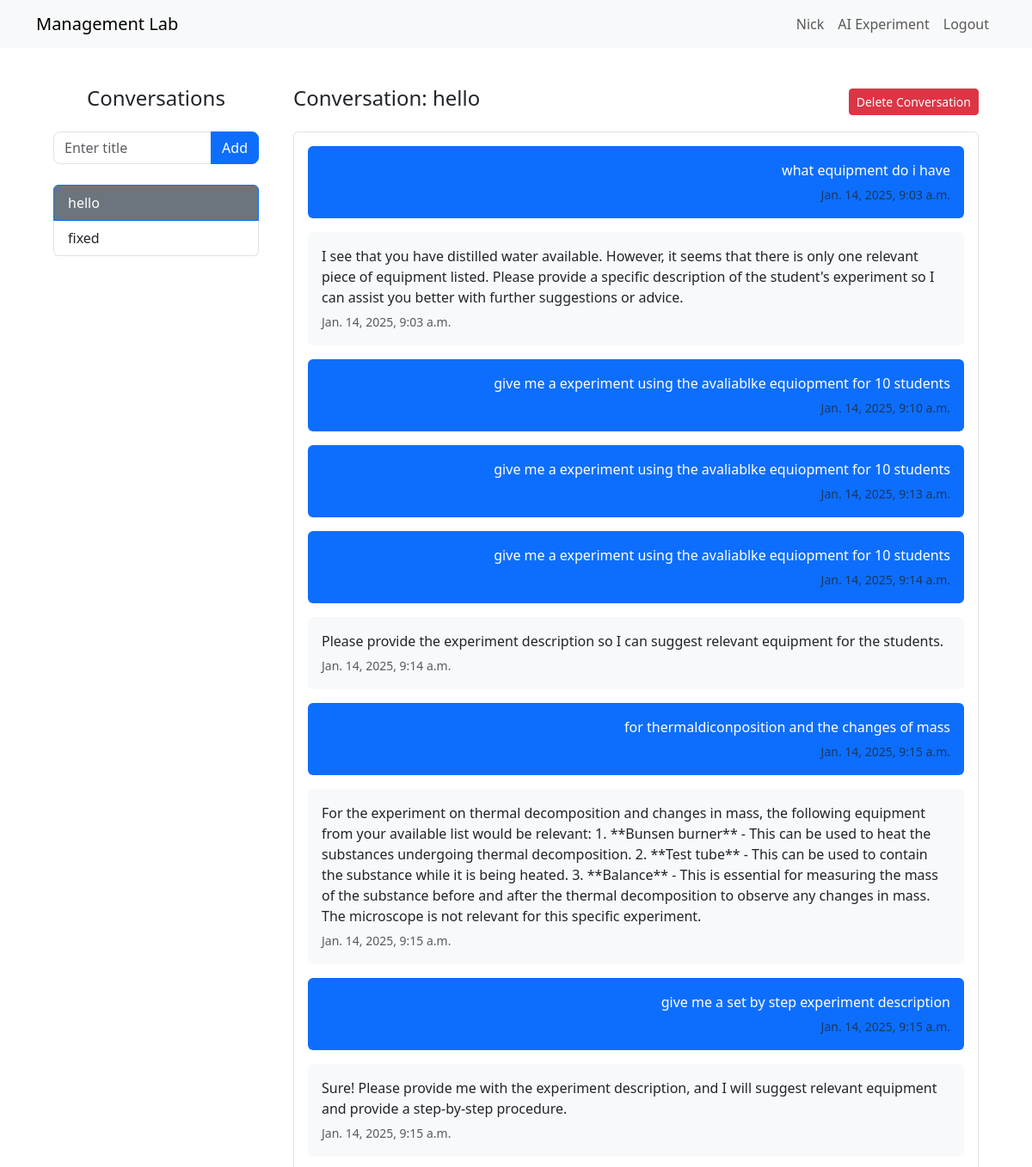
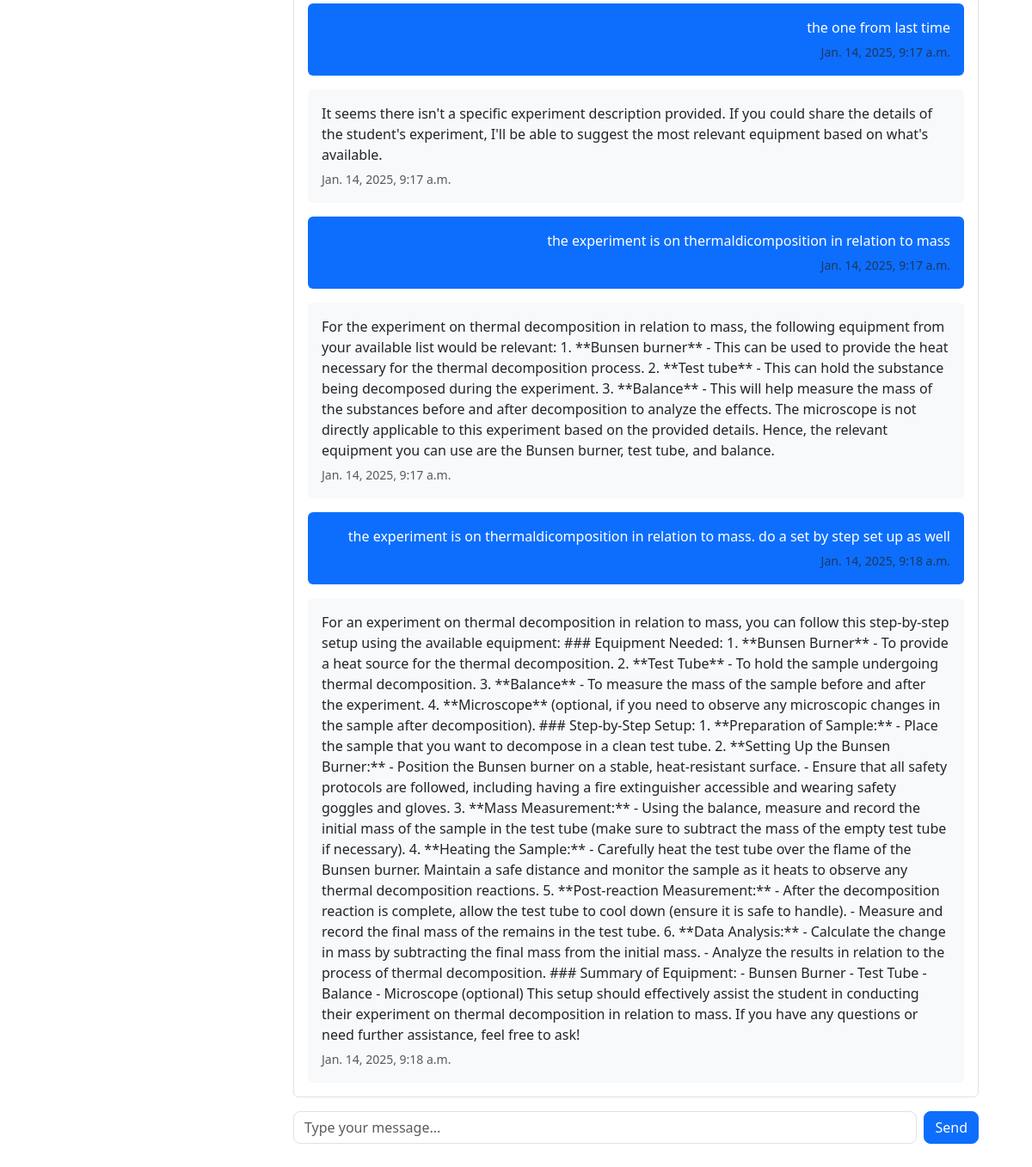
The app's page /ai-experiment/26/ (signed in) with its own data (2 pictures, top to bottom).
### lab_management/models.py (models this page shows)
class Conversation(models.Model):
    title = models.CharField(max_length=255)
    user = models.ForeignKey(User, on_delete=models.CASCADE)
    created_at = models.DateTimeField(auto_now_add=True)

class Message(models.Model):
    conversation = models.ForeignKey(Conversation, related_name='messages', on_delete=models.CASCADE)
    content = models.TextField()
    is_user = models.BooleanField(default=True)
    timestamp = models.DateTimeField(auto_now_add=True)

### lab_management/views.py (the view)
# urls.py: path('ai-experiment/', views.ai_experiment_view, name='ai_experiment'),
@login_required
def ai_experiment_view(request, conversation_id=None):
    conversations = Conversation.objects.all().order_by('-created_at')
    selected_conversation = None
    if conversation_id:
        selected_conversation = get_object_or_404(Conversation, id=conversation_id)
    return render(request, 'ai_experiment.html', {
        'conversations': conversations,
        'selected_conversation': selected_conversation,
    })

### lab_management/templates/ai_experiment.html (shortened to what this page needs)
{% extends "base.html" %}
{% block content %}
<div class="container-fluid">
    <div class="row">
        <div class="col-md-3 border-right" style="height: 80vh; overflow-y: auto; padding: 20px;">
            <h4 class="mb-4 text-center">Conversations</h4>
            <form method="POST" action="{% url 'add_conversation' %}" class="mb-4">
                <div class="input-group">
                    <input
                        type="text"
                        name="title"
                        class="form-control"
                        placeholder="Enter title"
                        required
                        style="border-radius: 0.5rem 0 0 0.5rem;">
                    <button
                        type="submit"
                        class="btn btn-primary"
                        style="border-radius: 0 0.5rem 0.5rem 0;">
                        Add
                    </button>
                </div>
            </form>
            <ul class="list-group">
                {% for conversation in conversations %}
                    <a href="{% url 'ai_experiment_detail' conversation.id %}"
                       class="list-group-item list-group-item-action {% if selected_conversation and conversation.id == selected_conversation.id %}active bg-secondary text-white{% endif %}">
                        {{ conversation.title }}
                    </a>
                {% endfor %}
            </ul>
        </div>
        <div class="col-md-9 d-flex flex-column" style="height: 80vh; padding: 20px;">
            {% if selected_conversation %}
                <div class="d-flex justify-content-between align-items-center mb-3">
                    <h4>Conversation: {{ selected_conversation.title }}</h4>
                    <form method="POST" action="{% url 'delete_conversation' selected_conversation.id %}">
                        <button type="submit" class="btn btn-danger btn-sm">Delete Conversation</button>
                    </form>
                </div>
                <div class="conversation-content flex-grow-1 border rounded p-3 mb-3" style="overflow-y: auto;">
                    {% for message in selected_conversation.messages.all %}
                    <div class="message mb-3 {% if message.is_user %}text-end{% else %}text-start{% endif %}">
                        <div class="p-3 rounded {% if message.is_user %}bg-primary text-white{% else %}bg-light text-dark{% endif %}">
                            <p class="mb-1">{{ message.content }}</p>
                            <small class="text-muted">{{ message.timestamp }}</small>
                        </div>
                    </div>
                    {% endfor %}
                </div>
                <form method="POST" action="{% url 'send_message' selected_conversation.id %}" class="d-flex gap-2">
                    <input
                        type="text"
                        name="message_content"
                        class="form-control"
                        placeholder="Type your message..."
                        required
                        style="border-radius: 0.5rem;">
                    <button
                        class="btn btn-primary"
                        type="submit"
                        style="border-radius: 0.5rem;">
                        Send
                    </button>
                </form>
            {% else %}
                <div class="text-center text-muted mt-5">
                    <p>Select a conversation or create a new one to start chatting.</p>
                </div>
            {% endif %}
        </div>
    </div>
</div>
{% endblock %}

### lab_management/templates/base.html (shortened to what this page needs)
<!DOCTYPE html>
<html lang="en">
<head>
    <link href="https://cdn.jsdelivr.net/npm/bootstrap@5.3.3/dist/css/bootstrap.min.css" rel="stylesheet">
</head>
<body>
    <nav class="navbar navbar-expand-lg navbar-light bg-light">
        <div class="container">
            <a class="navbar-brand" href="{% url 'inventory' %}">Management Lab</a>
            <div class="collapse navbar-collapse justify-content-end" id="navbarNav">
                <ul class="navbar-nav">
                    {% if user.is_authenticated %}
                        <li class="nav-item">
                            <a class="nav-link" href="#">{{ user.username }}</a>
                        </li>
                        <li class="nav-item">
                            <a class="nav-link" href="{% url 'ai_experiment' %}">AI Experiment</a>
                        </li>
                        <li class="nav-item">
                            <a class="nav-link" href="{% url 'logout' %}">Logout</a>
                        </li>
                    {% endif %}
                </ul>
            </div>
        </div>
    </nav>
    <div class="container mt-4">
        {% block content %}
        {% endblock %}
    </div>
</body>
</html>

### records on screen
Conversation: title "hello"
Conversation: title "fixed"
Message: content "what equipment do i have", timestamp "Jan. 14, 2025, 9:03 a.m."
Message: content "I see that you have distilled water available. However, it seems that there is only one relevant piece of equipment listed. Please provide a specific description of the student's experiment so I can assist you better with further suggestions or advice.", timestamp "Jan. 14, 2025, 9:03 a.m."
Message: content "give me a experiment using the avaliablke equiopment for 10 students", timestamp "Jan. 14, 2025, 9:10 a.m."
Message: content "give me a experiment using the avaliablke equiopment for 10 students", timestamp "Jan. 14, 2025, 9:13 a.m."
Message: content "give me a experiment using the avaliablke equiopment for 10 students", timestamp "Jan. 14, 2025, 9:14 a.m."
Message: content "Please provide the experiment description so I can suggest relevant equipment for the students.", timestamp "Jan. 14, 2025, 9:14 a.m."
Message: content "for thermaldiconposition and the changes of mass", timestamp "Jan. 14, 2025, 9:15 a.m."
Message: content "For the experiment on thermal decomposition and changes in mass, the following equipment from your available list would be relevant: 1. **Bunsen burner** - This can be used to heat the substances undergoing thermal decomposition. 2. **Test tube** - This can be used to contain the substance while it is being heated. 3. **Balance** - This is essential for measuring the mass of the substance before and after the thermal decomposition to observe any changes in mass. The microscope is not relevant for this specific experiment.", timestamp "Jan. 14, 2025, 9:15 a.m."
Message: content "give me a set by step experiment description", timestamp "Jan. 14, 2025, 9:15 a.m."
Message: content "Sure! Please provide me with the experiment description, and I will suggest relevant equipment and provide a step-by-step procedure.", timestamp "Jan. 14, 2025, 9:15 a.m."
Message: content "the one from last time", timestamp "Jan. 14, 2025, 9:17 a.m."
Message: content "It seems there isn't a specific experiment description provided. If you could share the details of the student's experiment, I'll be able to suggest the most relevant equipment based on what's available.", timestamp "Jan. 14, 2025, 9:17 a.m."
Message: content "the experiment is on thermaldicomposition in relation to mass", timestamp "Jan. 14, 2025, 9:17 a.m."
Message: content "For the experiment on thermal decomposition in relation to mass, the following equipment from your available list would be relevant: 1. **Bunsen burner** - This can be used to provide the heat necessary for the thermal decomposition process. 2. **Test tube** - This can hold the substance being decomposed during the experiment. 3. **Balance** - This will help measure the mass of the substances before and after decomposition to analyze the effects. The microscope is not directly applicable to this experiment based on the provided details. Hence, the relevant equipment you can use are the Bunsen burner, test tube, and balance.", timestamp "Jan. 14, 2025, 9:17 a.m."
Message: content "the experiment is on thermaldicomposition in relation to mass. do a set by step set up as well", timestamp "Jan. 14, 2025, 9:18 a.m."
Message: content "For an experiment on thermal decomposition in relation to mass, you can follow this step-by-step setup using the available equipment: ### Equipment Needed: 1. **Bunsen Burner** - To provide a heat source for the thermal decomposition. 2. **Test Tube** - To hold the sample undergoing thermal decomposition. 3. **Balance** - To measure the mass of the sample before and after the experiment. 4. **Microscope** (optional, if you need to observe any microscopic changes in the sample after decomposition). ### Step-by-Step Setup: 1. **Preparation of Sample:** - Place the sample that you want to decompose in a clean test tube. 2. **Setting Up the Bunsen Burner:** - Position the Bunsen burner on a…", timestamp "Jan. 14, 2025, 9:18 a.m."

### other values on screen
{{ user.username }} "Nick"
